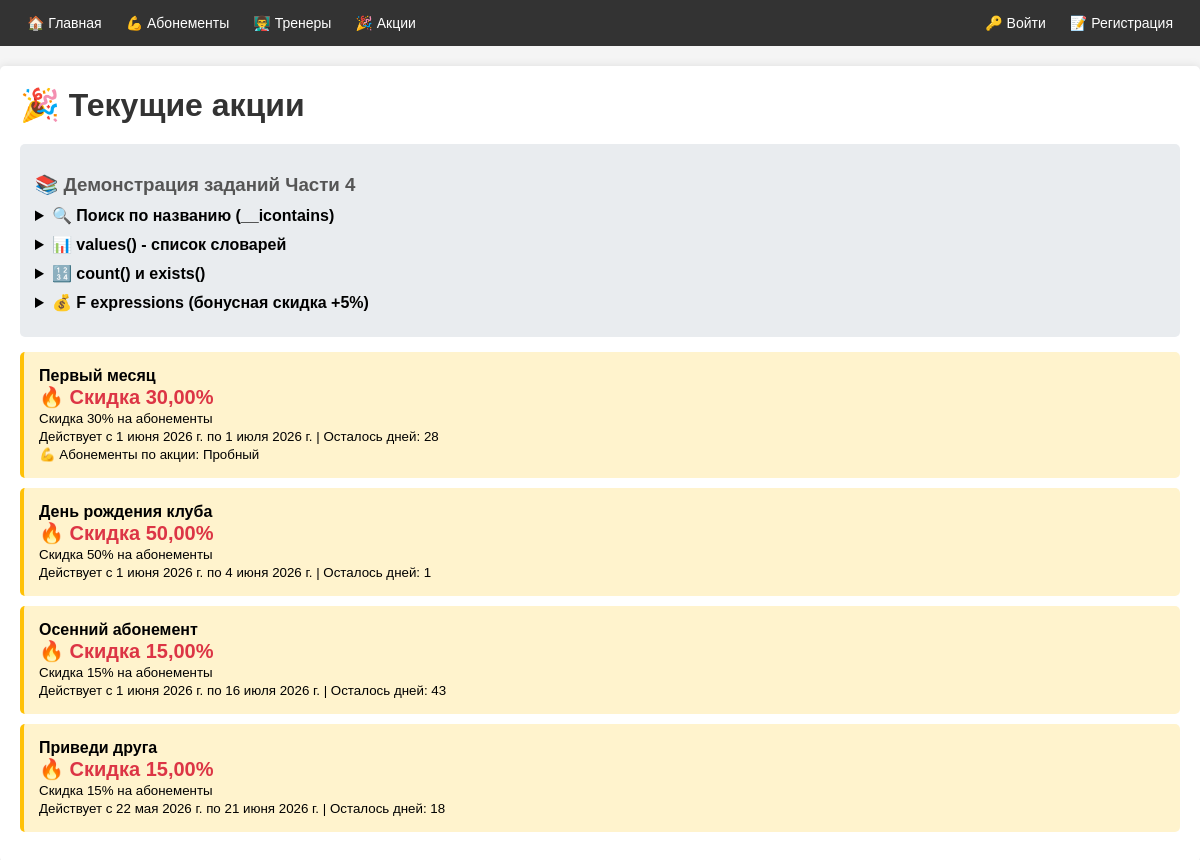
Page /promotions/ on the committed database.
### club/models.py (models this page shows, shortened)
class Promotion(models.Model):
    title = models.CharField(max_length=100, verbose_name='Название акции')
    description = models.TextField(blank=True, null=True, verbose_name='Описание')
    discount_percent = models.DecimalField(max_digits=5, decimal_places=2, validators=[MinValueValidator(0), MaxValueValidator(100)], verbose_name='Скидка (%)')
    start_date = models.DateField(verbose_name='Дата начала')
    end_date = models.DateField(verbose_name='Дата окончания')
    image_url = models.URLField(blank=True, null=True, verbose_name='Изображение')
    is_active = models.BooleanField(default=True, verbose_name='Активна')
    created_at = models.DateTimeField(default=timezone.now, verbose_name='Дата создания')
    memberships = models.ManyToManyField(
        Membership,
        through='PromotionMembership',  # [Ч2] through — промежуточная таблица
        related_name='promotions',
        verbose_name='Абонементы'
    )
    image = models.ImageField(
        upload_to='promotions/',
        blank=True, null=True,
        verbose_name='Изображение акции'
    )
    objects = models.Manager()          # стандартный менеджер
    active = ActivePromotionManager()   # [Ч1] кастомный — только текущие акции
    class Meta:
        verbose_name = 'Акция'
        verbose_name_plural = 'Акции'
        ordering = ['-start_date']      # [Ч1] Meta ordering: новые акции сначала
    def get_days_left(self):
        today = timezone.now().date()   # [Ч1] timezone: арифметика с датами
        if self.end_date >= today:
            return (self.end_date - today).days
        return 0

class Membership(models.Model):
    title = models.CharField(max_length=100, verbose_name='Название абонемента')
    title_en = models.CharField(max_length=100, blank=True, null=True, verbose_name='Название (англ.)')
    description = models.TextField(blank=True, null=True, verbose_name='Описание')
    duration_days = models.PositiveIntegerField(verbose_name='Срок действия (дней)')
    price = models.DecimalField(max_digits=10, decimal_places=2, validators=[MinValueValidator(0)], verbose_name='Цена')
    visits_limit = models.PositiveIntegerField(blank=True, null=True, verbose_name='Лимит посещений')
    is_active = models.BooleanField(default=True, verbose_name='Активен')
    created_at = models.DateTimeField(default=timezone.now, verbose_name='Дата создания')
    objects = models.Manager()          # стандартный менеджер
    active = ActiveMembershipManager()  # [Ч1] наш кастомный — только is_active=True
    class Meta:
        verbose_name = 'Абонемент'
        verbose_name_plural = 'Абонементы'
        ordering = ['price']            # [Ч1] Meta ordering: от дешёвых к дорогим

### club/views.py (the view)
# urls.py: path('promotions/', views.promotion_list, name='promotion_list'),
def promotion_list(request):
    search_query = request.GET.get('q', '')
    promotions = Promotion.active.all()
    if search_query:
        promotions = promotions.filter(title__icontains=search_query)
    promotions_values = promotions.values('title', 'discount_percent', 'start_date', 'end_date')
    promotions_count = promotions.count()
    has_promotions = promotions.exists()
    promotions_with_bonus = promotions.annotate(
        bonus_discount=ExpressionWrapper(
            F('discount_percent') + 5,  # [Ч4] F expression
            output_field=FloatField()
        )
    )
    context = {
        'promotions': promotions,
        'search_query': search_query,
        'promotions_values': promotions_values,
        'promotions_count': promotions_count,
        'has_promotions': has_promotions,
        'promotions_with_bonus': promotions_with_bonus,
    }
    return render(request, 'club/promotion_list.html', context)

### club/models.py (called while the page is built)
    def get_queryset(self):
        today = timezone.now().date()   # [Ч1] timezone — пример 3: текущая дата
        return super().get_queryset().filter(
            is_active=True,
            start_date__lte=today,      # [Ч1] __ lookup: start_date <= today
            end_date__gte=today         # [Ч1] __ lookup: end_date >= today
        )

### club/templates/club/promotion_list.html (shortened to what this page needs)
{% extends 'club/base.html' %}
{% block content %}
<h1>🎉 Текущие акции</h1>
<div class="card" style="background-color: #e9ecef;">
    <h3>📚 Демонстрация заданий Части 4</h3>
    <details style="margin-bottom: 10px;">
        <summary style="cursor: pointer; font-weight: bold;">🔍 Поиск по названию (__icontains)</summary>
    </details>
    <details style="margin-bottom: 10px;">
        <summary style="cursor: pointer; font-weight: bold;">📊 values() - список словарей</summary>
    </details>
    <details style="margin-bottom: 10px;">
        <summary style="cursor: pointer; font-weight: bold;">🔢 count() и exists()</summary>
    </details>
    <details style="margin-bottom: 10px;">
        <summary style="cursor: pointer; font-weight: bold;">💰 F expressions (бонусная скидка +5%)</summary>
    </details>
</div>
{% for promo in promotions %}
    <div style="padding: 15px; margin-bottom: 10px; background-color: #fff3cd; border-left: 4px solid #ffc107; border-radius: 5px;">
        <strong>{{ promo.title }}</strong><br>
        <span style="font-size: 20px; color: #dc3545; font-weight: bold;">🔥 Скидка {{ promo.discount_percent }}%</span><br>
        <small>{{ promo.description|default:"Нет описания" }}</small><br>
        <small>Действует с {{ promo.start_date }} по {{ promo.end_date }} | Осталось дней: {{ promo.get_days_left }}</small><br>
        {% if promo.memberships.all %}
            <small>💪 Абонементы по акции:
                {% for membership in promo.memberships.all %}
                    {{ membership.title }}{% if not forloop.last %}, {% endif %}
                {% endfor %}
            </small>
        {% endif %}
    </div>
{% empty %}
    <p style="text-align: center; padding: 40px;">😞 Нет активных акций{% if search_query %} по запросу "{{ search_query }}"{% endif %}</p>
{% endfor %}
{% endblock %}

### club/templates/club/base.html (style rules this page uses)
* { box-sizing: border-box; margin: 0; padding: 0; }
body { font-family: Arial, sans-serif; background-color: #f5f5f5; }
h1 { color: #333; margin-bottom: 20px; }
h3 { color: #555; margin: 15px 0 10px; }
.card { background: #f8f9fa; padding: 15px; margin-bottom: 15px; border-radius: 5px; }

### rows in the picture
Promotion: title "Первый месяц", discount_percent "30,00", description "Скидка 30% на абонементы", start_date "1 июня 2026 г.", end_date "1 июля 2026 г.", get_days_left "28"
Membership: title "Пробный"
Promotion: title "День рождения клуба", discount_percent "50,00", description "Скидка 50% на абонементы", start_date "1 июня 2026 г.", end_date "4 июня 2026 г.", get_days_left "1"
Promotion: title "Осенний абонемент", discount_percent "15,00", description "Скидка 15% на абонементы", start_date "1 июня 2026 г.", end_date "16 июля 2026 г.", get_days_left "43"
Promotion: title "Приведи друга", discount_percent "15,00", description "Скидка 15% на абонементы", start_date "22 мая 2026 г.", end_date "21 июня 2026 г.", get_days_left "18"
